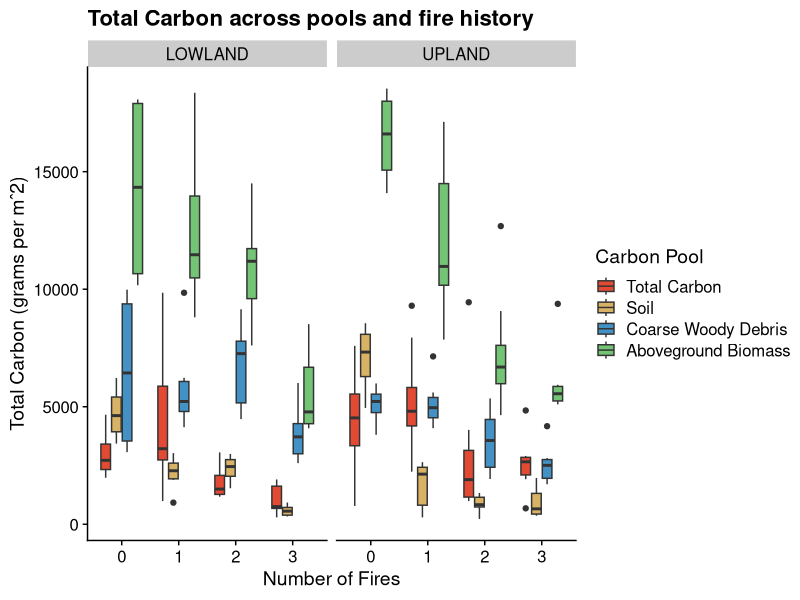

Recreate this plot in R.
# Fig X - total carbon

# input:
  # biomass_plot.csv
  # soil_c.csv
# output
  # FigX_totalC
  # total_c.csv

library(tidyverse)
library(here)
library(cowplot)
theme_set(theme_cowplot())

'%!in%' <- Negate('%in%')
# start #################################

biomass <- read.csv(here("data/output/biomass_plot.csv"))
biomass$Overstory <- biomass$Overstory / 2

soil <- read.csv(here("data/output/soil_c.csv"))

soil <- soil %>%
  pivot_wider(values_from  = c(C_gm2, SD),
              names_from = ORG_MIN)

soil$C_gm2 <- soil$C_gm2_M + soil$C_gm2_O

totalC <- merge(biomass, soil, by = c("SITE", "TREAT", "PLOT"))

totalC <- totalC %>%
  rename("Soil" = "C_gm2") %>%
  select(!c(C_gm2_M, C_gm2_O, SD_M, SD_O, TAB))

totalC$totalC <- totalC$Overstory + totalC$Understory + totalC$Soil + totalC$CWD

totalC$tot_Overstory <- totalC$Overstory + totalC$Understory

totalC <- totalC %>%
  select(!c(Understory, Overstory)) %>%
  rename( "Overstory" = "tot_Overstory")

totalC_piv <- totalC %>%
  pivot_longer(cols = c(Overstory,   CWD, Soil, totalC),
               names_to = "Type", values_to = "Carbon_m2")

totalC_piv$Type <- factor(totalC_piv$Type, levels = c("totalC", "Soil", "CWD", "Overstory", "Understory" ))

# export
#write.csv(totalC_piv, here("data/output/totalC_piv.csv"), row.names = F)

# Plot of all ########################################
# ggplot(totalC_piv, aes(x = as.factor(TREAT), y = Carbon_m2, fill = Type)) +
#   geom_boxplot() +
#   labs(x = "Number of Fires", y = "Carbon (g/m2)", title = "Total Carbon")
  #scale_fill_manual(name = "Carbon Pool",
   #                 label = c("Total Carbon", "Soil",
    #                          "Coarse Woody Debris", "Overstory Biomass",
     #                         "Understory Biomass"),
      #              values = c("#e34a33","#d8b365", "#4292c6","#9ecae1", "#deebf7"))

# Plot seperating 0 and burns #######################################
# plot0x <- totalC_piv %>%
#   filter(TREAT == 0) %>%
#   ggplot(aes(x = as.factor(TREAT), y = Carbon_m2, fill = Type)) + geom_boxplot() +
#   labs(title = "Total Carbon across pools and fire history", x = " ", y = "Biomass (grams/m2)") +
#   theme(legend.position = "none") +
#   geom_hline(yintercept = 15000, linetype = "dashed", color = "grey") +
#   scale_fill_manual(name = "Carbon Pool",
#                     label = c("Total Carbon", "Soil",
#                               "Coarse Woody Debris", "Overstory Biomass",
#                               "Understory Biomass"),
#                     values = c("#e34a33","#d8b365", "#4292c6","#9ecae1", "#deebf7"))
# plot0x
#
# plot123x <- totalC_piv %>%
#   filter(TREAT != 0) %>%
#   ggplot(aes(x = as.factor(TREAT), y = Carbon_m2, fill = Type)) + geom_boxplot() +
#   labs(title = "", x = "Number of Fires", y = "")  +
#   geom_hline(yintercept = 15000, linetype = "dashed", color = "grey") +
#   scale_fill_manual(name = "Carbon Pool",
#                     label = c("Total Carbon", "Soil",
#                               "Coarse Woody Debris", "Overstory Biomass",
#                               "Understory Biomass"),
#                     values = c("#e34a33","#d8b365", "#4292c6","#9ecae1", "#deebf7"))
# plot123x

totalC_piv <- read.csv(here("data/output/totalC_piv.csv"))

totalC_piv$SITENAME[totalC_piv$SITE == "DALTON"] <- "UPLAND"
totalC_piv$SITENAME[totalC_piv$SITE == "STEESE"] <- "LOWLAND"

totalC_piv %>%
  ggplot(aes(x = as.factor(TREAT), y = Carbon_m2, fill = Type)) + geom_boxplot() +
  labs(title = "Total Carbon across pools and fire history",
       x = "Number of Fires",
       y = "Total Carbon (grams per mˆ2)") +
  scale_fill_manual(name = "Carbon Pool",
                    label = c("Total Carbon", "Soil",
                              "Coarse Woody Debris", "Aboveground Biomass",
                              "Understory Biomass"),
                    values = c("#e34a33","#d8b365", "#4292c6","#74c476", "#deebf7")) +
  facet_wrap(~SITENAME)
# save as 825 by 350
# plot_grid(plot0x, plot123x, rel_widths = c(0.75, 1.5)) # 900 x 400

# test



# summary %s ##################################
cper <- totalC_piv %>%
  filter(Type == "totalC") %>%
  group_by(SITE,TREAT) %>%
  summarise(mean = mean(Carbon_m2, na.rm = T), sd = sd(Carbon_m2, na.rm = T) )

cper <- totalC_piv %>%
  filter(Type != "totalC") %>%
  group_by(SITE,TREAT, Type) %>%
  summarise(mean = mean(Carbon_m2, na.rm = T) ) %>%
  mutate(total = sum(mean))

cper$per <- round(cper$mean / cper$total  * 100, digits = 2)

# pulling averages for draft
tot <- totalC %>%
  group_by(SITE, TREAT) %>%
  summarise(SD = sd(totalC), AV = mean(totalC, na.rm = T))
